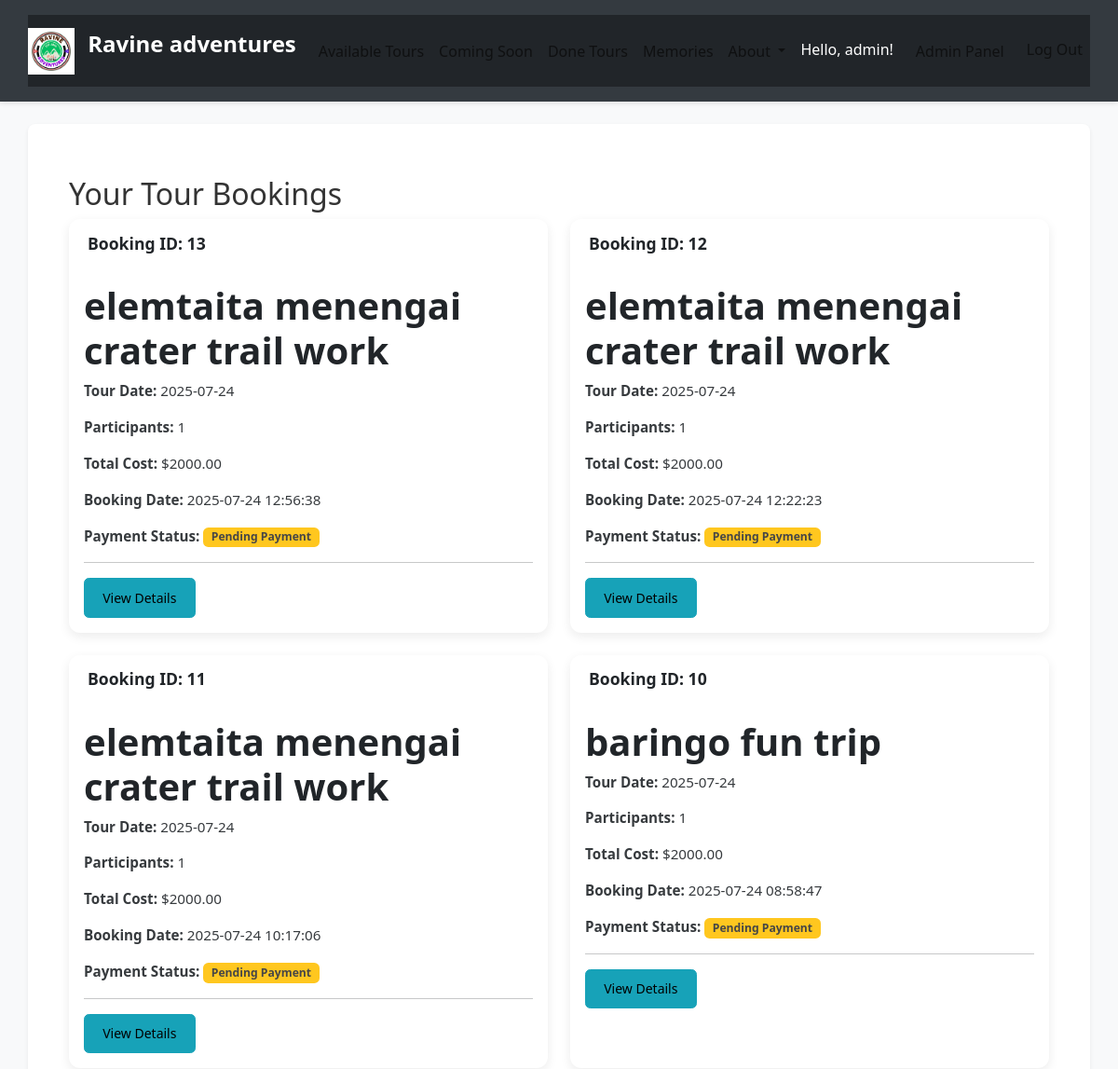
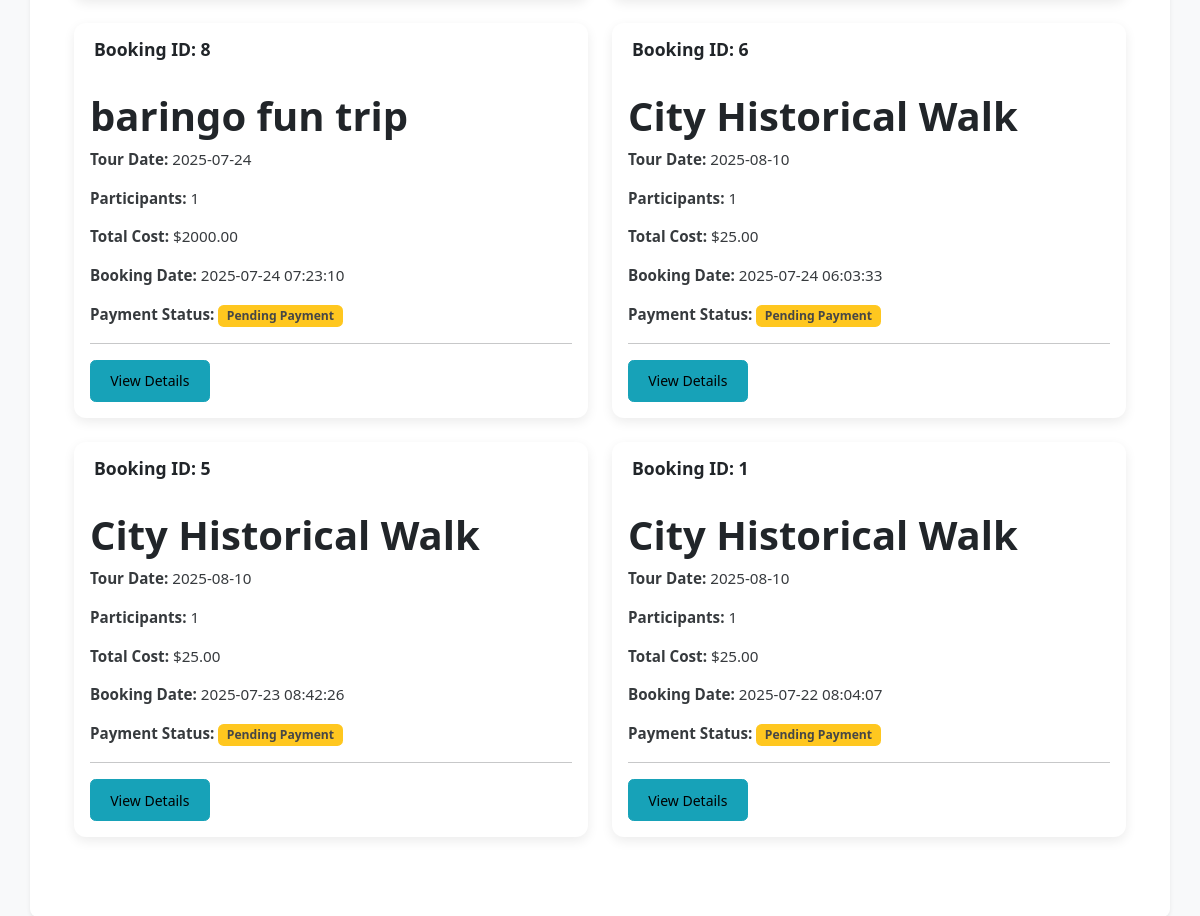
Page /my_bookings (signed in, upper part) on the earlier database version (2 pictures, top to bottom).
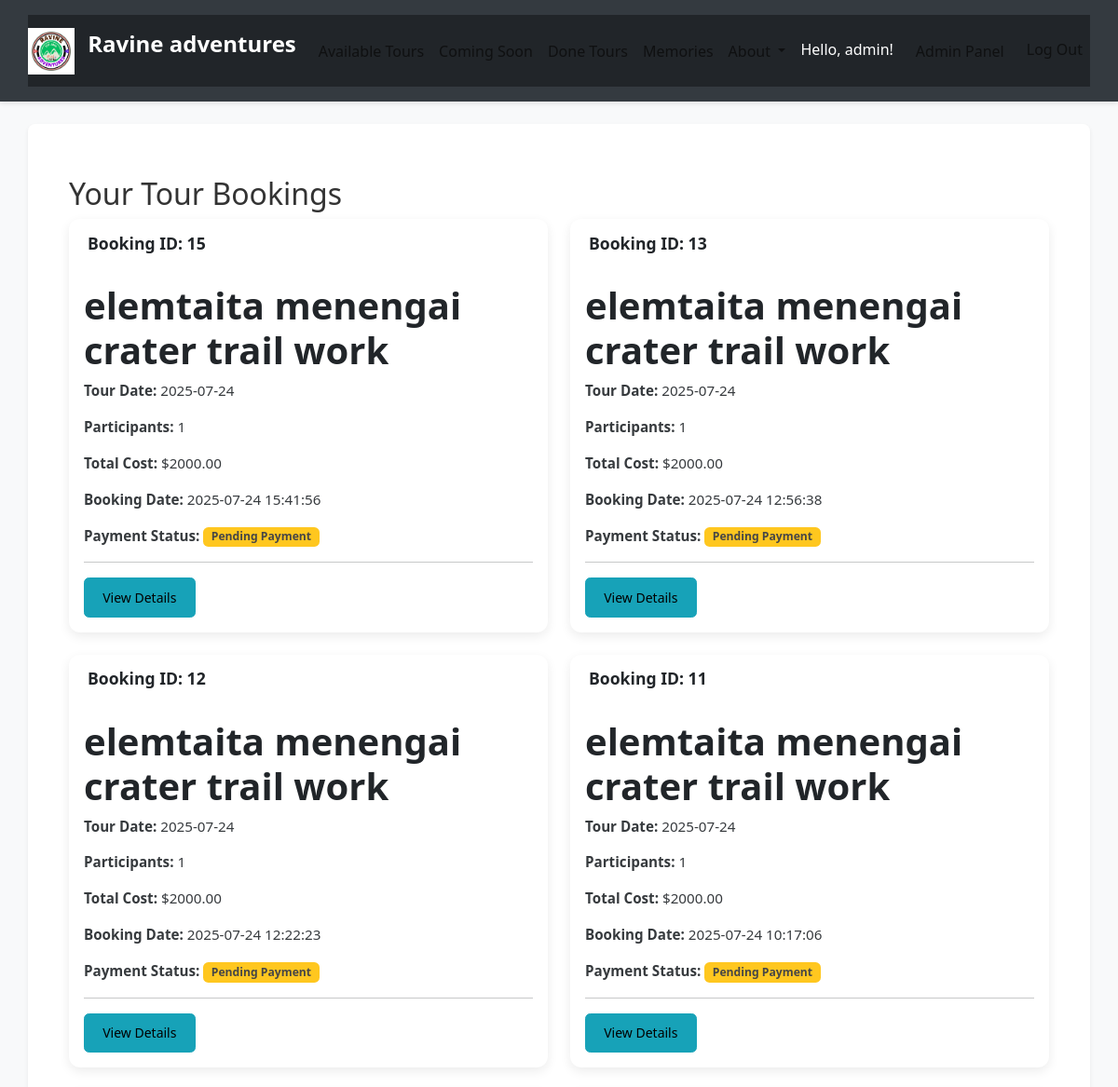
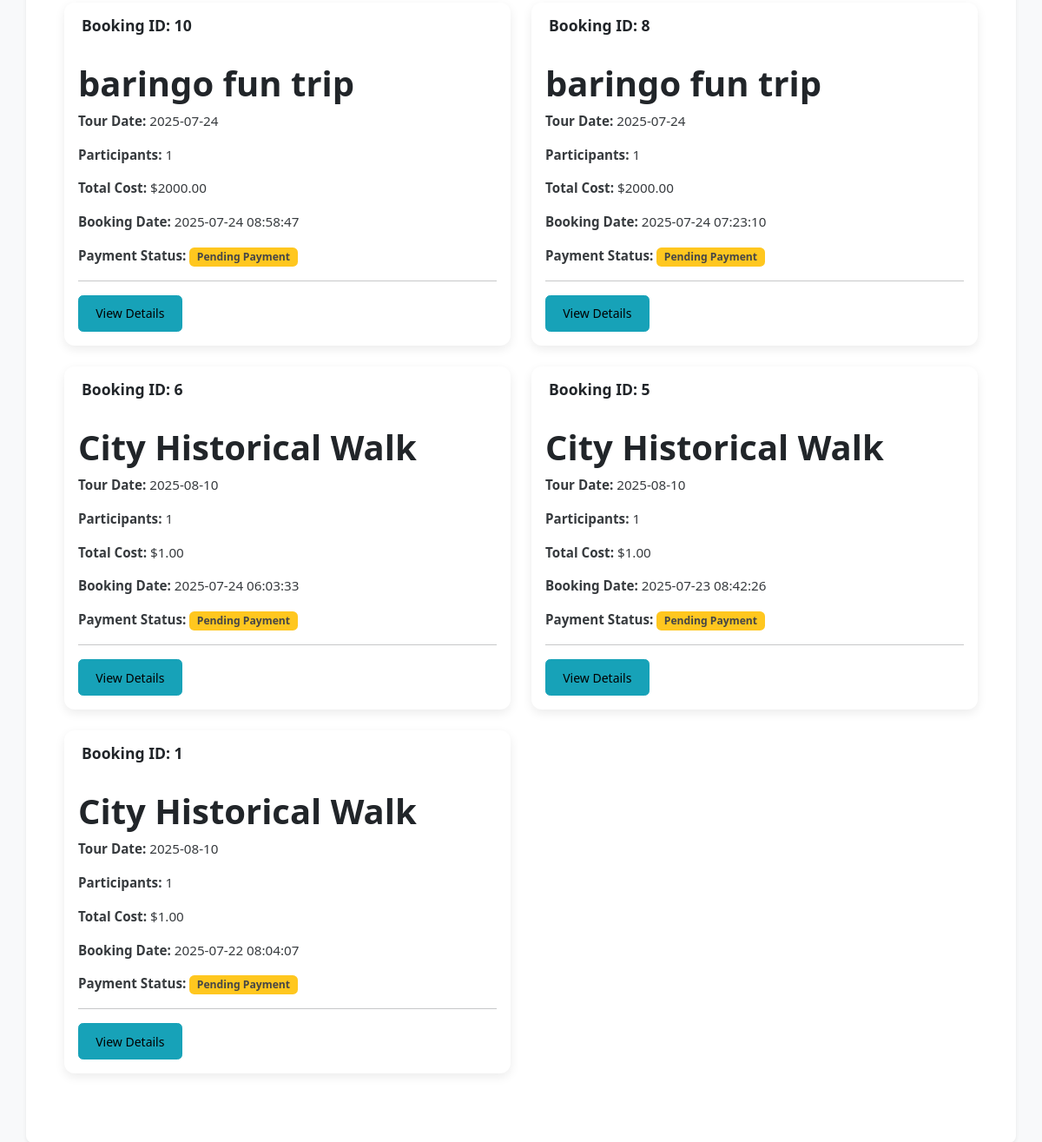
Same page on the later database version (2 pictures, top to bottom).
### tables this page shows
CREATE TABLE users (
    id INTEGER PRIMARY KEY AUTOINCREMENT,
    username TEXT UNIQUE NOT NULL,
    email TEXT UNIQUE NOT NULL,
    password TEXT NOT NULL,
    is_admin INTEGER DEFAULT 0
);

CREATE TABLE bookings (
    id INTEGER PRIMARY KEY AUTOINCREMENT,
    tour_id INTEGER NOT NULL,
    user_id INTEGER,
    customer_name TEXT NOT NULL,
    customer_email TEXT NOT NULL,
    num_participants INTEGER NOT NULL,
    booking_date TEXT DEFAULT CURRENT_TIMESTAMP,
    payment_status TEXT DEFAULT 'pending', -- 'pending', 'paid', 'failed', 'refunded'
    mpesa_receipt TEXT,                   -- NEW: Stores the M-Pesa transaction ID (e.g., RJ67R923H)
    amount_paid REAL,                     -- NEW: Stores the actual amount paid via M-Pesa
    phone_number_paid TEXT,               -- NEW: Stores the phone number that initiated the payment
    FOREIGN KEY (tour_id) REFERENCES tours (id),
    FOREIGN KEY (user_id) REFERENCES users (id)
);

CREATE TABLE tours (
    id INTEGER PRIMARY KEY AUTOINCREMENT,
    name TEXT NOT NULL,
    description TEXT,
    price REAL NOT NULL,
    date TEXT NOT NULL,
    max_participants INTEGER NOT NULL,
    current_participants INTEGER DEFAULT 0,
    status TEXT DEFAULT 'available'
);

### app.py (the view)
    @app.route('/my_bookings')
    @login_required
    def my_bookings():
        db = get_db()
        user_bookings = db.execute(
            'SELECT b.id, b.num_participants, b.booking_date, b.payment_status, '
            't.name AS tour_name, t.price AS tour_price, t.date AS tour_date '
            'FROM bookings b JOIN tours t ON b.tour_id = t.id '
            'WHERE b.user_id = ? ORDER BY b.booking_date DESC',
            (g.user['id'],)
        ).fetchall()
        return render_template('my_bookings.html', bookings=user_bookings)

### database.py (called while the page is built)
def get_db():
    if 'db' not in g:
        g.db = sqlite3.connect(
            current_app.config['DATABASE'],
            detect_types=sqlite3.PARSE_DECLTYPES
        )
        g.db.row_factory = sqlite3.Row # Returns rows that behave like dicts
    return g.db

### templates/my_bookings.html (shortened to what this page needs)
{% extends 'base.html' %}  {% block content %}
<div class="container my-4">
    <h2>Your Tour Bookings</h2>
     {% if bookings %}
    <div class="row">
        {% for booking in bookings %}
        <div class="col-md-6 mb-4">
            <div class="card h-100">
                <div class="card-header">
                    Booking ID: {{ booking.id }}
                </div>
                <div class="card-body">
                    <h5 class="card-title">{{ booking.tour_name }}</h5>
                    <p class="card-text"><strong>Tour Date:</strong> {{ booking.tour_date }}</p>
                    <p class="card-text"><strong>Participants:</strong> {{ booking.num_participants }}</p>
                    <p class="card-text"><strong>Total Cost:</strong> ${{ "%.2f"|format(booking.tour_price * booking.num_participants) }}</p>
                    <p class="card-text"><strong>Booking Date:</strong> {{ booking.booking_date }}</p>
                    <p class="card-text"><strong>Payment Status:</strong> {% if booking.payment_status == 'pending' %}
                        <span class="badge bg-warning">Pending Payment</span> {% elif booking.payment_status == 'paid' %}
                        <span class="badge bg-success">Paid</span> {% elif booking.payment_status == 'failed' %}
                        <span class="badge bg-danger">Failed</span> {% else %}
                        <span class="badge bg-secondary">{{ booking.payment_status|capitalize }}</span> {% endif %}
                    </p>
                    <hr>
                    <a href="{{ url_for('booking_details', booking_id=booking.id) }}" class="btn btn-info btn-sm">View Details</a>
                </div>
            </div>
        </div>
        {% endfor %}
    </div>
    {% else %}
    <div class="alert alert-info" role="alert">
        You haven't made any bookings yet.
    </div>
    <a href="{{ url_for('tours') }}" class="btn btn-primary">Start Booking Now!</a> {% endif %}
</div>
{% endblock %}

### templates/base.html (shortened to what this page needs)
<!DOCTYPE html>
<html lang="en">
<head>
    <link href="https://cdn.jsdelivr.net/npm/bootstrap@5.3.3/dist/css/bootstrap.min.css" rel="stylesheet">
    <link rel="stylesheet" href="https://cdnjs.cloudflare.com/ajax/libs/font-awesome/6.0.0-beta3/css/all.min.css">
    <link rel="stylesheet" href="{{ url_for('static', filename='css/style.css') }}">
</head>
<body>
    <header class="bg-dark text-white py-3">
        <nav class="navbar navbar-expand-lg navbar-dark bg-dark container">
            <a class="navbar-brand" href="{{ url_for('index') }}">
                <img src="{{ url_for('static', filename='images/logos.png') }}" alt="Tour Booking Logo" style="height: 50px; width: auto;" class="d-inline-block align-text-top me-2"> Ravine adventures
            </a>
            <div class="collapse navbar-collapse" id="navbarNav">
                <ul class="navbar-nav me-auto">
                    <li class="nav-item">
                        <a class="nav-link" href="{{ url_for('tours') }}">Available Tours</a>
                    </li>
                    <li class="nav-item">
                        <a class="nav-link" href="{{ url_for('coming_soon') }}">Coming Soon</a>
                    </li>
                    <li class="nav-item">
                        <a class="nav-link" href="{{ url_for('done_tours') }}">Done Tours</a>
                    </li>
                    <li class="nav-item">
                        <a class="nav-link" href="{{ url_for('memories') }}">Memories</a>
                    </li>
                    <li class="nav-item dropdown">
                        <a class="nav-link dropdown-toggle" href="#" id="navbarDropdown" role="button" data-bs-toggle="dropdown" aria-expanded="false">
                            About
                        </a>
                    </li>
                </ul>
                <ul class="navbar-nav ms-auto"> {% if g.user %}
                    <li class="nav-item">
                        <span class="nav-link text-white">Hello, {{ g.user.username }}!</span>
                    </li>
                    {% if g.user.is_admin == 1 %}
                    <li class="nav-item">
                        <a class="nav-link btn btn-outline-light btn-sm mx-2" href="{{ url_for('admin_dashboard') }}">Admin Panel</a>
                    </li>
                    {% endif %}
                    <li class="nav-item">
                        <a class="nav-link" href="{{ url_for('logout') }}">Log Out</a>
                    </li>
                    {% endif %}
                </ul>
            </div>
        </nav>
    </header>
    <div class="content-wrapper">
        <main class="container my-4">
             {% block content %}{% endblock %}
        </main>
    </div>
</body>
</html>

### static/css/style.css (style rules this page uses)
:root { --primary-color: #007bff; --secondary-color: #6c757d; --accent-color: #28a745; --warning-color: #ffc107; --danger-color: #dc3545; --info-color: #17a2b8; --light-bg: #f8f9fa; --dark-bg: #343a40; --text-dark: #333; --text-light: #fff; --border-color: #dee2e6; --admin-primary: #0056b3; --admin-secondary: #495057; --admin-dark: #212529; --admin-light: #e9ecef; }
body { font-family: 'Segoe UI', Roboto, 'Helvetica Neue', Arial, sans-serif; background-color: var(--light-bg); color: var(--text-dark); min-height: 100vh; margin: 0; padding: 0; background-image: none; background-size: auto; background-repeat: initial; background-attachment: initial; background-position: initial; display: flex; flex-direction: column; }
main.container { flex: 1; background-color: var(--text-light); padding: 2rem; border-radius: 0.5rem; box-shadow: 0 0.125rem 0.25rem rgba(0, 0, 0, 0.075); margin-top: 20px; margin-bottom: 20px; }
header.bg-dark { background-color: var(--dark-bg) !important; box-shadow: 0 2px 5px rgba(0, 0, 0, 0.1); }
.navbar-brand { font-weight: 700; font-size: 1.5rem; color: var(--text-light); }
.navbar-nav .nav-link { color: rgba(10, 10, 10, 0.75); font-weight: 500; transition: color 0.3s ease; }
.card { border: none; border-radius: 0.75rem; overflow: hidden; box-shadow: 0 4px 12px rgba(0, 0, 0, 0.08); transition: transform 0.2s ease-in-out, box-shadow 0.2s ease-in-out; height: 100%; }
.card-header { font-weight: 600; font-size: 1.1em; padding: 0.8rem 1.25rem; border-bottom: 1px solid rgba(255, 255, 255, 0.2); background-color: inherit; color: inherit; }
.card-body h5.card-title { font-size: 2.5rem; font-weight: 700; margin-bottom: 0.5rem; }
.card-body p.card-text { font-size: 0.95rem; opacity: 0.9; }
.badge { padding: 0.4em 0.7em; border-radius: 0.35rem; font-weight: 600; font-size: 0.8em; text-transform: capitalize; vertical-align: middle; }
.badge.bg-warning { background-color: var(--warning-color) !important; color: #333 !important; }
.btn { transition: all 0.2s ease-in-out; border-radius: 0.35rem; font-weight: 500; padding: 0.6rem 1.2rem; }
.btn-info { background-color: var(--info-color); border-color: var(--info-color); }

Differences in the rows shown:
added bookings: id "15", tour_name "elemtaita menengai crater trail work", tour_date "2025-07-24", num_participants "1", {{ "%.2f"|format(booking.tour_price * booking.num_participants) }} "2000.00", booking_date "2025-07-24 15:41:56", payment_status "Pending Payment"
changed tours (number 3 of 3 on the later page): booking.tour_price*booking.num_participants "25.00" → "1.00"
